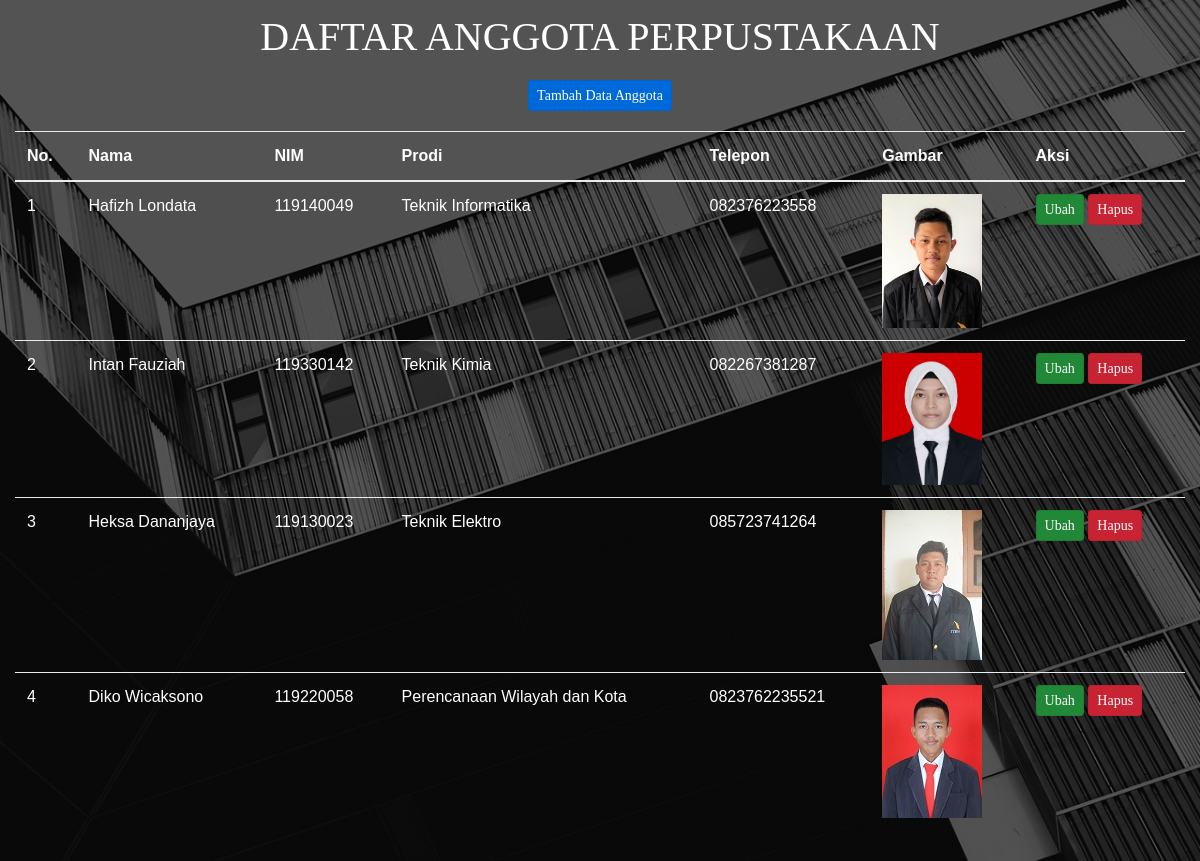
The page / on the database its author committed.
### tables this page shows
CREATE TABLE `anggota` (
  `id` int(30) NOT NULL,
  `nama` varchar(50) NOT NULL,
  `nim` varchar(30) NOT NULL,
  `prodi` varchar(40) NOT NULL,
  `telepon` varchar(30) NOT NULL,
  `gambar` varchar(100) NOT NULL
);

### fungsi.php (called while the page is built, shortened)
<?php
	$host = "localhost";
	$user = "root";
	$password = "";
	$db = "perpus";
	$koneksi = mysqli_connect($host, $user, $password, $db);
	function query($query){
		global $koneksi;
		$result = mysqli_query($koneksi, $query);
		$rows = [];
		while( $row = mysqli_fetch_assoc($result) ){
			$rows[] = $row;
		}
	return $rows;
	}
?>

### index.php (the view, shortened to what this page needs)
<?php
	require 'fungsi.php';
	$anggota_perpus = query("SELECT * FROM anggota ORDER BY id ASC");
?>
<!DOCTYPE html>
<html lang="en">
<head>
	<link rel="stylesheet" type="text/css" href="Home/vendor/bootstrap/css/bootstrap.min.css">
	<link rel="stylesheet" type="text/css" href="Home/fonts/font-awesome-4.7.0/css/font-awesome.min.css">
	<link rel="stylesheet" type="text/css" href="Home/fonts/Linearicons-Free-v1.0.0/icon-font.min.css">
	<link rel="stylesheet" type="text/css" href="Home/vendor/animate/animate.css">
	<link rel="stylesheet" type="text/css" href="Home/vendor/css-hamburgers/hamburgers.min.css">
	<link rel="stylesheet" type="text/css" href="Home/vendor/animsition/css/animsition.min.css">
	<link rel="stylesheet" type="text/css" href="Home/vendor/select2/select2.min.css">
	<link rel="stylesheet" type="text/css" href="Home/vendor/daterangepicker/daterangepicker.css">
	<link rel="stylesheet" type="text/css" href="Home/css/util.css">
	<link rel="stylesheet" type="text/css" href="Home/css/main.css">
</head>
<body style="color: white !important;">
	<div class="limiter">
		<div class="container-login100" style="background-image: url('Home/images/bg-01.jpg');">
			<div class="login100-form-title">
				<h1>Daftar Anggota Perpustakaan</h1>
			</div>
			<div class="container-login100-form-btn">
				<a href="tambah.php" class="btn btn-primary btn-sm active" role="button">Tambah Data Anggota</a>
			</div>
			<br><br><br>
			<table class="table table-striped">
				<thead>
					<tr>
						<th scope="col">No.</th>
						<th scope="col">Nama</th>
						<th scope="col">NIM</th>
						<th scope="col">Prodi</th>
						<th scope="col">Telepon</th>
						<th scope="col">Gambar</th>
						<th scope="col">Aksi</th>
					</tr>
				</thead>
				<tbody>
				<?php $i = 1; ?>
				<?php foreach ( $anggota_perpus as $row ):?>
				<tr>
					<td><?= $i; ?></td>
					<td><?= $row["nama"]; ?></td>
					<td><?= $row["nim"]; ?></td>
					<td><?= $row["prodi"]; ?></td>
					<td><?= $row["telepon"]; ?></td>
					<td><img src="imageweb/<?= $row["gambar"]; ?>" width="100"></td>
					<td>
						<a href="ubah.php?id=<?= $row["id"]; ?>" class="btn btn-success btn-sm active" role="button">Ubah</a>
						<a href="hapus.php?id=<?= $row["id"]; ?>" class="btn btn-danger btn-sm active" role="button" onclick="return confirm('Apakah Anda Ingin Menghapus Data Tersebut? ')">Hapus</a>
					</td>
				</tr>
				<?php $i++; ?>
				<?php endforeach; ?>
				</tbody>
			</table>
		</div>
	</div>
</body>
</html>

### Home/css/main.css (style rules this page uses)
* { margin: 0px; padding: 0px; box-sizing: border-box; }
body, html { height: 100%; font-family: Ubuntu-Regular, sans-serif; color: white; }
a { font-family: Ubuntu-Regular; font-size: 14px; line-height: 1.7; color: #666666; margin: 0px; transition: all 0.4s; -webkit-transition: all 0.4s; -o-transition: all 0.4s; -moz-transition: all 0.4s; }
h1,h2,h3,h4,h5,h6 { margin: 0px; }
.limiter { width: 100%; margin: 0 auto; }
.container-login100 { width: 100%; min-height: 100vh; display: -webkit-box; display: -webkit-flex; display: -moz-box; display: -ms-flexbox; display: flex; flex-wrap: wrap; justify-content: center; align-items: center; padding: 15px; background-repeat: no-repeat; background-position: center; background-size: cover; position: relative; z-index: 1; }
.container-login100::before { content: ""; display: block; position: absolute; z-index: -1; width: 100%; height: 100%; top: 0; left: 0; background-color: rgba(0,0,0,0.65); }
.login100-form-title { font-family: Ubuntu-Bold; font-size: 28px; color: #fff; line-height: 1.2; text-align: center; text-transform: uppercase; display: block; }
.container-login100-form-btn { width: 100%; display: -webkit-box; display: -webkit-flex; display: -moz-box; display: -ms-flexbox; display: flex; flex-wrap: wrap; justify-content: center; }

### rows shown on the page
anggota: nama "Hafizh Londata", nim "119140049", prodi "Teknik Informatika", telepon "082376223558", gambar (picture)
anggota: nama "Intan Fauziah", nim "119330142", prodi "Teknik Kimia", telepon "082267381287", gambar (picture)
anggota: nama "Heksa Dananjaya", nim "119130023", prodi "Teknik Elektro", telepon "085723741264", gambar (picture)
anggota: nama "Diko Wicaksono", nim "119220058", prodi "Perencanaan Wilayah dan Kota", telepon "0823762235521", gambar (picture)
